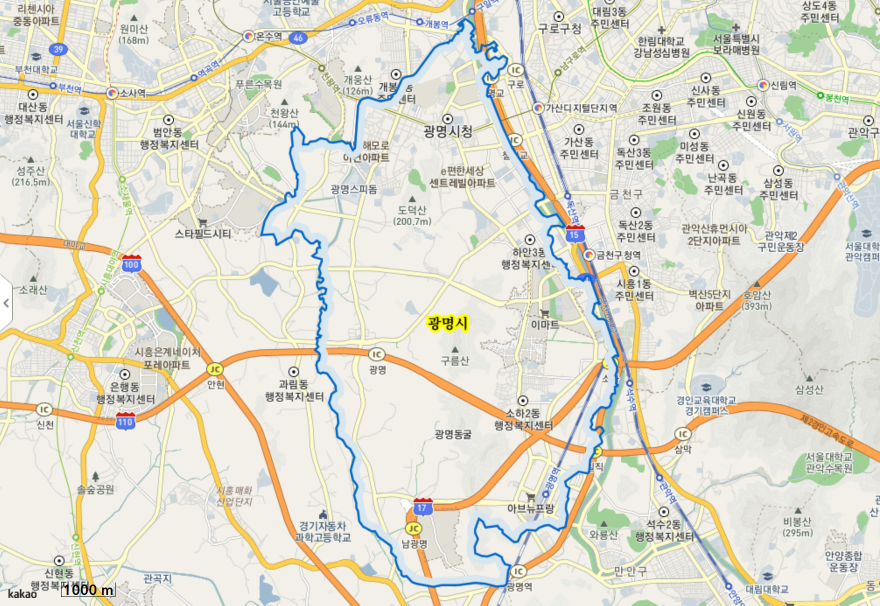
#> input picture data/bg_img/광명시1_1000m.png, 1760 x 1211 px (shown at 1/2 size)
$ jupyter execute --allow-errors '[07]statistics.ipynb'
#> lines starting #> are read from the running program, lines starting #| are printed output that depends on the picture
# 통계 내기

[cell 1]
import datetime
import os

import numpy as np
import pandas as pd
import matplotlib.pyplot as plt
from pyproj import Transformer

[cell 2]
acci_df = pd.read_csv("./data/사고지점_통합_2007_2023.csv")
#> (reads data/사고지점_통합_2007_2023.csv from the repository)

site_df = pd.read_csv("./data/지오코딩_결과.csv")
#> (reads data/지오코딩_결과.csv from the repository)

site_df = site_df[site_df["위도"] > 37.39]

#> (a cell that did not finish here is left out)

#> (a cell that did not finish here is left out)

# (테스트) 모든 공사 지점 시각화

[cell 5]
plt.figure(figsize=[12, 19])

#> (the rest of this cell did not finish here and is left out)

# (테스트) 기간 설정 후 지도에 뿌리기

[cell 6]
from matplotlib import patches

start_year, start_month = 2021, 1
end_year, end_month = 2021, 12  # inclusive


def mask_date(df, start_year, start_month, end_year, end_month):
    mask = (
        (df["year"] > start_year) | ((df["year"] == start_year) & (df["month"] >= start_month))
    ) & (
        (df["year"] < end_year) | ((df["year"] == end_year) & (df["month"] <= end_month))
    )  # **** inclusive ****
    return mask


selected_acci_df = acci_df[mask_date(acci_df, start_year, start_month, end_year, end_month)]
#> (the rest of this cell did not finish here and is left out)



plt.figure(figsize=[12, 19])
ax = plt.gca()

plt.scatter(selected_acci_df["utmk_x"], selected_acci_df["utmk_y"], s=80, c=(0.0, 0, 1.0, 0.6))

plt.scatter(selected_site_df["utmk_x"], selected_site_df["utmk_y"], s=4, c=(1.0, 0, 0, 1.0))

for x, y in selected_site_df[["utmk_x", "utmk_y"]].values:
    circ = patches.Circle((x, y), 100, alpha=0.3, fc="red")
    ax.add_patch(circ)


plt.gca().set_aspect("equal")
plt.xlabel("UTM-K X")
plt.ylabel("UTM-K Y")
plt.show()

# 애니메이션

[cell 7]
from matplotlib.animation import FuncAnimation
from matplotlib import patches

[cell 8]
year_month = [(y, m) for y in range(2007, 2023) for m in range(1, 13)] + [(2023, 1)]

n_frames = len(year_month) - 2
interval = 5000
mp4_name = "광명시_acci_site.mp4"


# [8 lines left out: function mask_date, not called in this run]


fig = plt.figure(figsize=[24, 15])

#> (the rest of this cell did not finish here and is left out)

# 두개의 달 연달아 그리기

[cell 9]
year_month = [(y, m) for y in range(2007, 2023) for m in range(1, 13)] + [(2023, 1)]

n_frames = len(year_month) - 2
interval = 100
mp4_name = "광명시_acci_site.mp4"
fig_path = "./figs_compare"

os.makedirs(fig_path, exist_ok=True)

# [8 lines left out: function mask_date, not called in this run]


fig = plt.figure(figsize=[25, 15])

#> (the rest of this cell did not finish here and is left out)

# (테스트용) 공사 하나 잡고 범위 내 6개월동안의 사고 얻어내기.

[cell 10]
tgt_site = site_df.iloc[1000]


# [28 lines left out: functions get_acci_range, mask_date, not called in this run]


#> (the rest of this cell did not finish here and is left out)

# **(메인코드)** 모든 사고마다

[cell 11]
from matplotlib import font_manager
import tqdm
import cv2

[cell 12]
bg_img = plt.imread("./data/bg_img/광명시1_1000m.png")[:, :, :3]

# 색조-채도-명조로 변환
hsvImage = cv2.cvtColor(bg_img , cv2.COLOR_RGB2HSV)
#> hsvImage: shape (1211, 1760, 3) float32; mean H, S, V 68.3, 0.1, 0.9
# 채도 낮추기
hsvImage[:, :, 1] *= 0.2
#> hsvImage: shape (1211, 1760, 3) float32; mean H, S, V 68.3, 0, 0.9
# 역변환
bg_img = cv2.cvtColor(hsvImage, cv2.COLOR_HSV2RGB)
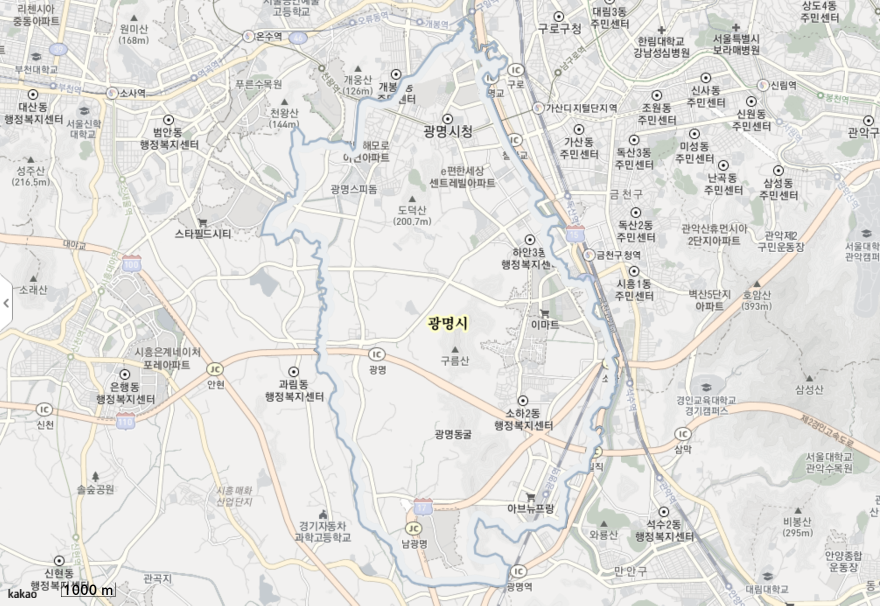
#> bg_img: shape (1211, 1760, 3) float32 (shown at 1/2 size); mean R, G, B 0.898, 0.897, 0.889
print(bg_img.shape)
#| (1211, 1760, 3)

offset = [5000, 5000]
scale = 2.0
plt.imshow(bg_img,
           extent=(offset[0], offset[0]+bg_img.shape[1]*scale, offset[1], offset[1]+bg_img.shape[0]*scale,) , )
plt.show()
